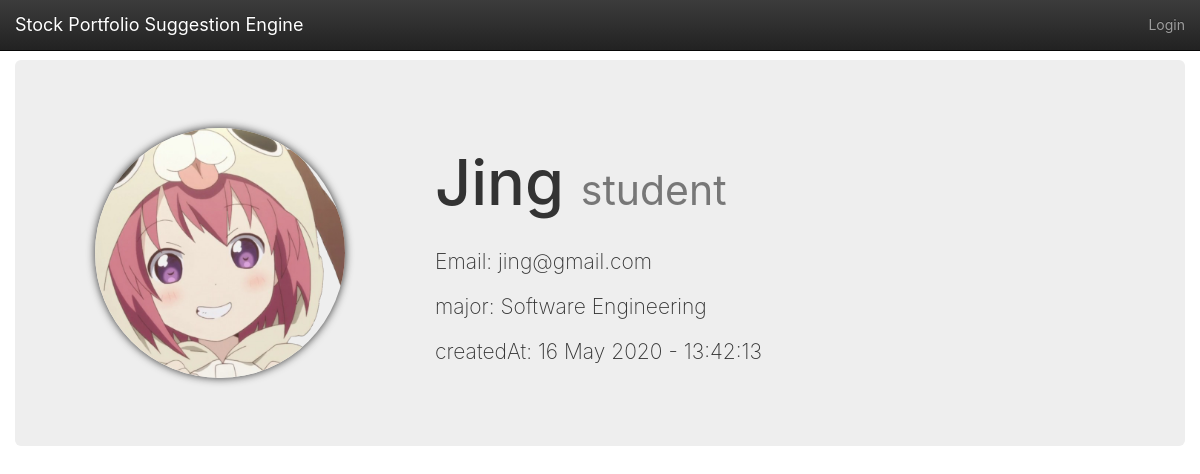
Before: /users/2/ with the older database file.
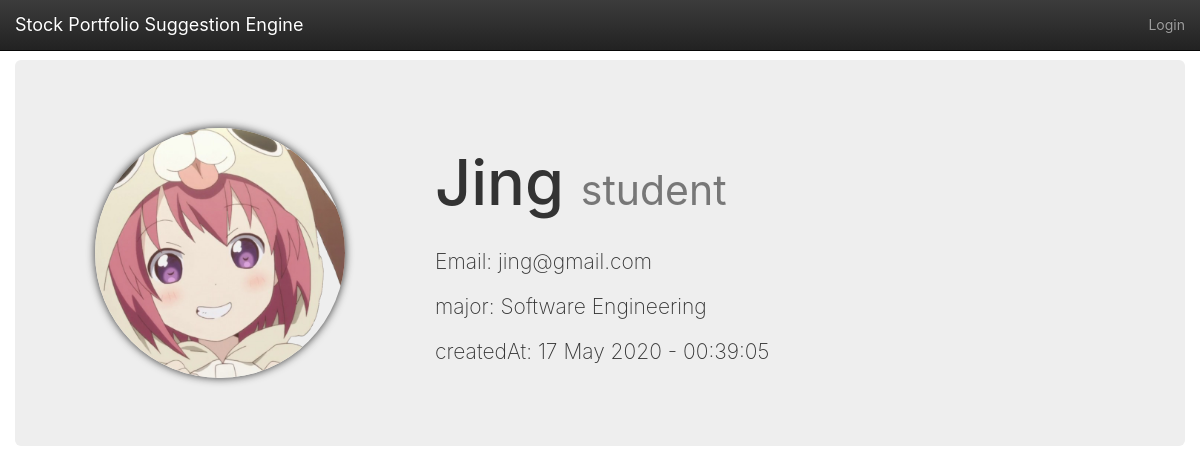
After: the same page with the newer database file.
### app/models.py (models this page shows, shortened)
class User(UserMixin, db.Model):
    __tablename__ = 'users'
    id = db.Column(db.Integer, primary_key=True)
    email = db.Column(db.String(64), unique=True)
    name = db.Column(db.String(64))
    password_hash = db.deferred(db.Column(db.String(128)))
    major = db.Column(db.String(128))
    role_id = db.Column(db.Integer, db.ForeignKey('roles.id'))
    headline = db.Column(db.String(32), nullable=True)
    about_me = db.deferred(db.Column(db.Text, nullable=True))
    about_me_html = db.deferred(db.Column(db.Text, nullable=True))
    avatar = db.Column(db.String(128))
    member_since = db.Column(db.DateTime(), default=datetime.utcnow)
    @property
    def password(self):
        raise AttributeError('password is not readable attribute')
    investments = db.relationship('Investment',
                           backref=db.backref('user', lazy='joined'),
                           lazy='dynamic',
                           cascade='all, delete-orphan')
    def avatar_url(self, _external=False):
        if self.avatar:
            avatar_json = json.loads(self.avatar)
            if avatar_json['use_out_url']:
                return avatar_json['url']
            else:
                return url_for('_uploads.uploaded_file', setname=avatars.name, filename=avatar_json['url'],
                               _external=_external)
        else:
            return url_for('static', filename='img/avatar.png', _external=_external)

### app/main/user/views.py (the view)
@user.route('/<int:user_id>/')
def detail(user_id):
    the_user = User.query.get_or_404(user_id)
    return render_template("user_detail.html", user=the_user,
                           title=u"user: " + the_user.name)

### app/main/index/views.py (called while the page is built)
@main.app_context_processor
def inject_permissions():
    return dict(Permission=Permission)

### app/models.py (called while the page is built)
    def can(self, permissions):
        return False

### app/main/user/templates/user_detail.html (shortened to what this page needs)
{% extends "base.html" %}
{% from "bootstrap/pagination.html" import render_pagination %}
{% block mycontent %}
<div class="jumbotron">
  <div class="row">
    {%- if user.avatar_url() -%}
    <div class="col-md-3 animated bounceIn">
      {%- if current_user.id == user.id or current_user.can(Permission.UPDATE_OTHERS_INFORMATION) -%}
      <a href="{{ url_for('user.avatar',user_id=user.id) }}" data-toggle="tooltip"
         data-placement="bottom" title="change avatar">
        <div class="avatar avatar-large"
             style="background-image: url({{ user.avatar_url() }})"></div>
      </a>
      {%- else -%}
      <div class="avatar avatar-large"
           style="background-image: url({{ user.avatar_url() }})"></div>
      {%- endif -%}
    </div>
    {%- endif -%}
    <div class="col-md-6 col-md-offset-1 animated fadeIn">
      <h1 class="page-header">{{ user.name }}
        {% if user.headline %}
        <small>{{ user.headline }}</small>
        {% endif %}
      </h1>
      <p>Email: {{ user.email }}</p>
      {% if user.major %}
      <p>major: {{ user.major }}</p>
      {% endif %}
      <p>createdAt: {{ user.member_since.strftime('%d %B %Y - %H:%M:%S') }}</p>
    </div>
  </div>
</div>
{% endblock %}

Changed rows visible on the page:
changed User "Jing": member_since "16 May 2020 - 13:42:13" → "17 May 2020 - 00:39:05"
